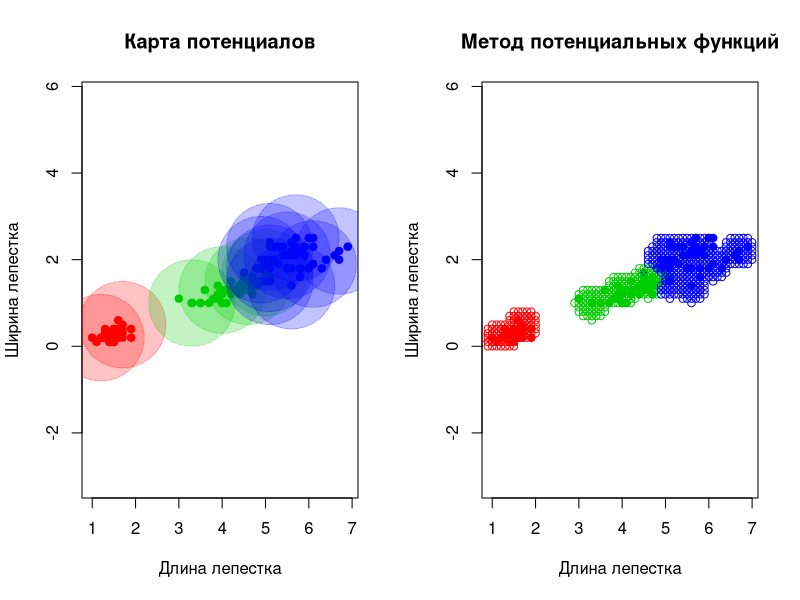

The R source for this figure:
require("plotrix")

euclide <- function(u, v) sqrt(sum((u-v)^2)) # Евклидова метрика

core.E <- function(r) (3/4)*(1-r^2)*(abs(r) <= 1) # Ядро Епанечникова
core.Q <- function(r) (15/16)*((1 - r^2)^2)*(abs(r) <= 1) # Квартическое ядро
core.T <- function(r) (1 - abs(r))*(abs(r) <= 1) # Треугольное ядро
core.G <- function(r) (2*pi)^(-0.5)*exp(-0.5*(r^2)) # Гауссовское ядро
core.P <- function(r) (0.5)*(abs(r) <= 1) # Прямоугольное ядро

getNewSetByPotentials <- function(xl, potentials, res) {
  # Получить новый массив со значениями, соответствующими ненулевым значениям потенциалов
  if(!is.null(ncol(res))) return (res[as.numeric(rownames(xl[which(potentials != 0),])), ]) # Если не вектор
  return (res[as.numeric(rownames(xl[which(potentials != 0),]))]) # Если вектор
}

getDistances <- function(xl, z, metricFunction = euclide) {
  # Посчитать расстояния от объекта z до каждого объекта выборки
  l <- nrow(xl)
  n <- ncol(xl)
  distances <- rep(0, l)
  for (i in 1:l) 
    distances[i] <- metricFunction(xl[i, 1:(n-1)], z)
  return (distances)
}

getHWidth <- function(xl) {
  # Задать ширину окна для каждого объекта выборки
  l <- nrow(xl)
  h <- rep(0, l)
  for(i in 1:l) { 
    h[i] <- 0.4 # ширину окна задаём как 0.4, так это значение является оптимальным
  }
  return (h)
}

getPotentials <- function(xl, h, eps, type_core)
{
  l <- nrow(xl) # строки
  n <- ncol(xl) # столбцы (размерность)
  potentials <- rep(0, l)
  distances_to_points <- matrix(0, l, l)
  err <- eps + 1 # будем считать количество ошибок на выборке 
  # err = (eps + 1) для предотвращения раннего выхода из цикла
  # матрица дистанций до других точек выборки
  for (i in 1:l)
    distances_to_points[i,] <- getDistances(xl, c(xl[i, 1], xl[i, 2])) 
  # xl - выборка, xl[i] - текущая точка и её координата
  while(err > eps){
    while (TRUE) {
      # Продолжаем, пока не встретим ошибочное определение к классу
      cur <- sample(1:l, 1) # выбираем случайную точку из выборки
      class <- potentialFunction(distances_to_points[cur, ], potentials, h, xl, type_core)
      
      if (class != xl[cur, n]) { # если не соответсвует классу
        potentials[cur] = potentials[cur] + 1 # увеличиваем потенциал
        break
      } #if
    } #while(true)
    
    # считаем количество ошибок
    err <- 0
    for (i in 1:l) {
      class <- potentialFunction(distances_to_points[i, ], potentials, h, xl, type_core)
      err <- err + (class != xl[i, n])
    }
  }
  return (potentials)
}

potentialFunction <- function(distances, potentials, h, xl, type_core) {
  l <- nrow(xl)
  n <- ncol(xl)
  classes <- xl[, n]
  weights <- table(classes) # Таблица для весов классов
  weights[1:length(weights)] <- 0 # По умолчанию все веса равны нулю
  for (i in 1:l) { # Для каждого объекта выборки
    class <- xl[i, n] # Берется его класс
    r <- distances[i] / h[i]
    weights[class] <- weights[class] + potentials[i] * type_core(r) # Считается его вес, и прибавляется к общему ввесу его класса
  }
  if (max(weights) != 0) return (names(which.max(weights))) # Если есть веса больше нуля, то вернуть класс с наибольшим весом
  return ("") # Если точка не проклассифицировалась, то вернуть пустую строку
}

ClassMap <- function(xl, h, potentials, type_core) {
  # Проклассифицируем объекты на основе обучающей выборки, и запишем их в матрицу
  ox <- seq(0, 7, 0.1)
  oy <- seq(0, 2.5, 0.1)
  classMatrix <- matrix(NA, length(ox)*length(oy), ncol(xl))
  cnt <- 1
  for (i in ox)
    for (j in oy) {
      z <- c(i, j)
      distances <- getDistances(xl, z)
      class <- potentialFunction(distances, potentials, h, xl, type_core)
      if (class != "") {
        classMatrix[cnt, ] <- c(z[1], z[2], class)
        cnt <- cnt + 1
      }
    }
  return (classMatrix)
}

drawPlots <- function(xl, classMatrix, potentials, h) {
  l <- nrow(xl)
  n <- ncol(xl)
  colors <- c("setosa" = "red", "versicolor" = "green3", "virginica" = "blue")
  
  # Полупрозрачные цвета для потенциалов
  transp_red <- col2rgb("red")
  transp_red <- rgb(transp_red[1], transp_red[2], transp_red[3], alpha = 60, max = 255)
  transp_green <- col2rgb("green3")
  transp_green <- rgb(transp_green[1], transp_green[2], transp_green[3], alpha = 60, max = 255)
  transp_blue <- col2rgb("blue")
  transp_blue <- rgb(transp_blue[1], transp_blue[2], transp_blue[3], alpha = 60, max = 255)
  transp_colors <- c("setosa" = transp_red, "versicolor" = transp_green, "virginica" = transp_blue)
  
  par(mfrow=c(1,2))
  # Карта потенциалов
  plot(xl[, 1:(n-1)], pch = 21, bg = colors[xl[,n]], col = colors[xl[,n]], main = "Карта потенциалов", xlab = "Длина лепестка", ylab = "Ширина лепестка", asp = 1)
  for (i in 1:l)
    if (potentials[i] != 0)
      draw.circle(xl[i, 1], xl[i, 2], radius = potentials[i], border = transp_colors[xl[i, n]], col = transp_colors[xl[i, n]])
  # Карта классификации
  plot(xl[, 1:(n-1)], pch = 21, bg = colors[xl[,n]], col = colors[xl[,n]], main = "Метод потенциальных функций", xlab = "Длина лепестка", ylab = "Ширина лепестка", asp = 1)
  points(classMatrix[, 1:(n-1)], pch = 1, col = colors[classMatrix[, n]])
}

main <- function(type_core) {
  xl <- iris[, 3:5]
  h <- getHWidth(xl)
  potentials <- getPotentials(xl, h, 5, type_core)
  
  new_xl <- getNewSetByPotentials(xl, potentials, xl) # новая выборка с теми элементами, у которых потенциалы ненулевые
  new_h <- getNewSetByPotentials(xl, potentials, h) # Соответствующий вектор с ширинами окон этих элементов
  new_potentials <- getNewSetByPotentials(xl, potentials, potentials) # Соответствующие ненулевые потенциалы
  
  classMatrix <- ClassMap(new_xl, new_h, new_potentials, type_core)
  drawPlots(xl, classMatrix, potentials, h)
}

main(core.Q)